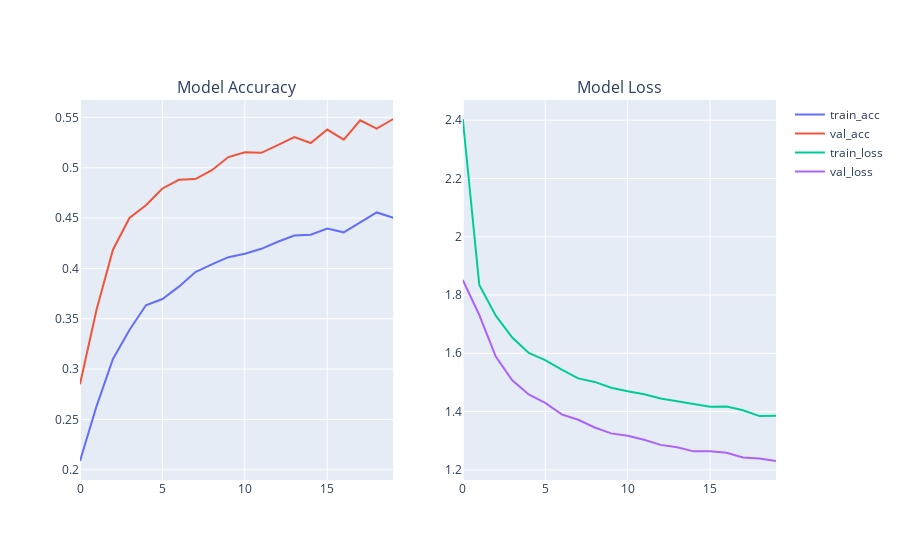

This figure's notebook cell:
### Code cell
plot_model_training_curve(history)

### Figure 1 — Plotly figure (JSON) as saved in the notebook; plotly's stock layout.template omitted (floating-point values rounded to 4 significant figures)
{"data": [{"name": "train_acc", "type": "scatter", "xaxis": "x", "y": [0.2088, 0.263, 0.31, 0.3389, 0.3634, 0.3696, 0.3819, 0.3965, 0.404, 0.4112, 0.4147, 0.4195, 0.4265, 0.4326, 0.4334, 0.4396, 0.4359, 0.4459, 0.4556, 0.4503], "yaxis": "y"}, {"name": "val_acc", "type": "scatter", "xaxis": "x", "y": [0.285, 0.3588, 0.4186, 0.4501, 0.4628, 0.4794, 0.4881, 0.4887, 0.4975, 0.5106, 0.5154, 0.5148, 0.5224, 0.5304, 0.5246, 0.5379, 0.5279, 0.5471, 0.5388, 0.5484], "yaxis": "y"}, {"name": "train_loss", "type": "scatter", "xaxis": "x2", "y": [2.404, 1.835, 1.729, 1.654, 1.601, 1.577, 1.544, 1.514, 1.502, 1.482, 1.47, 1.459, 1.445, 1.435, 1.426, 1.417, 1.418, 1.405, 1.384, 1.385], "yaxis": "y2"}, {"name": "val_loss", "type": "scatter", "xaxis": "x2", "y": [1.851, 1.731, 1.589, 1.507, 1.459, 1.43, 1.39, 1.372, 1.345, 1.325, 1.317, 1.303, 1.286, 1.278, 1.263, 1.264, 1.258, 1.242, 1.239, 1.23], "yaxis": "y2"}], "layout": {"annotations": [{"font": {"size": 16}, "showarrow": false, "text": "Model Accuracy", "x": 0.225, "xanchor": "center", "xref": "paper", "y": 1, "yanchor": "bottom", "yref": "paper"}, {"font": {"size": 16}, "showarrow": false, "text": "Model Loss", "x": 0.775, "xanchor": "center", "xref": "paper", "y": 1, "yanchor": "bottom", "yref": "paper"}], "xaxis": {"anchor": "y", "domain": [0, 0.45]}, "xaxis2": {"anchor": "y2", "domain": [0.55, 1]}, "yaxis": {"anchor": "x", "domain": [0, 1]}, "yaxis2": {"anchor": "x2", "domain": [0, 1]}}}
